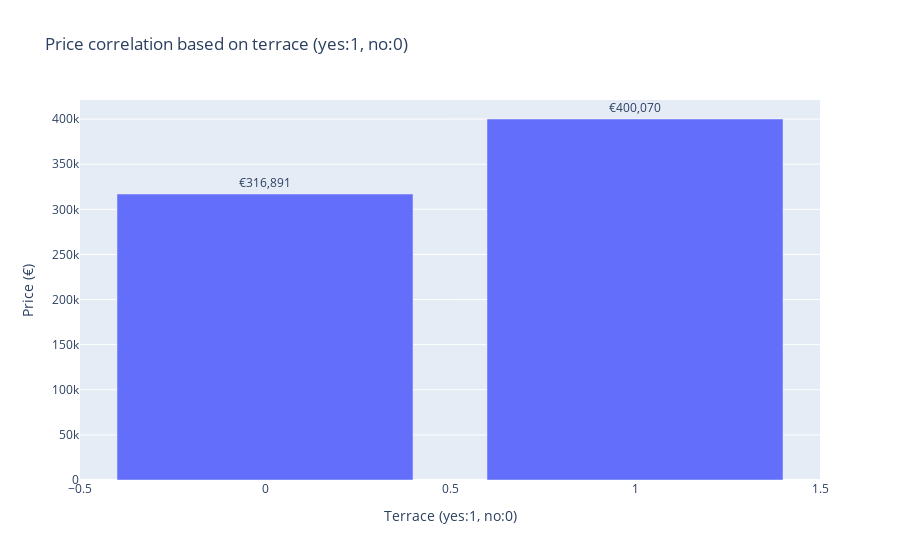

Write notebook code for a chart like this one.
### Code cell
# correlate the price with terrace (yes:1, no:0)
avg_price_by_terrace = df.groupby("terrace (yes:1, no:0)", as_index=False)["price (€)"].mean()

fig = px.bar(avg_price_by_terrace, x="terrace (yes:1, no:0)", y="price (€)", text="price (€)", title="Price correlation based on terrace (yes:1, no:0)", labels={"terrace (yes:1, no:0)": "Terrace (yes:1, no:0)", "price (€)": "Price (€)"})

fig.update_traces(texttemplate="€%{text:,.0f}", textposition="outside")

fig.show()

print(avg_price_by_terrace.head())

### Figure 1 — Plotly figure (JSON) as saved in the notebook; plotly's stock layout.template omitted (floating-point values rounded to 4 significant figures)
{"data": [{"hovertemplate": "Terrace (yes:1, no:0)=%{x}<br>Price (€)=%{text}<extra></extra>", "legendgroup": "", "marker": {"color": "#636efa", "pattern": {"shape": ""}}, "name": "", "orientation": "v", "showlegend": false, "text": [316900.0, 400100.0], "textposition": "outside", "texttemplate": "€%{text:,.0f}", "type": "bar", "x": [0, 1], "xaxis": "x", "y": [316900.0, 400100.0], "yaxis": "y"}], "layout": {"barmode": "relative", "legend": {"tracegroupgap": 0}, "title": {"text": "Price correlation based on terrace (yes:1, no:0)"}, "xaxis": {"anchor": "y", "domain": [0, 1], "title": {"text": "Terrace (yes:1, no:0)"}}, "yaxis": {"anchor": "x", "domain": [0, 1], "title": {"text": "Price (€)"}}}}
